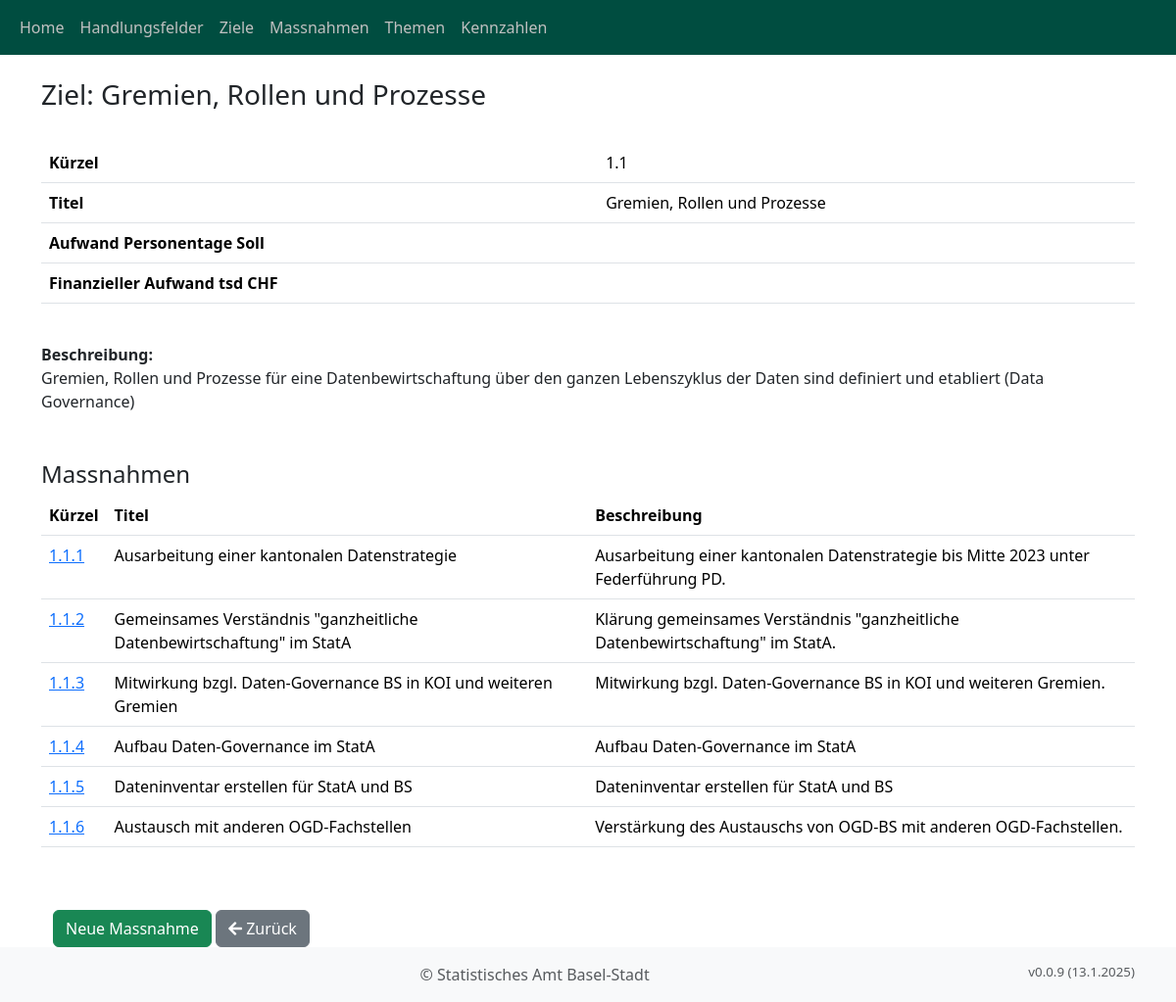
Page /index/ziel/305/ on the committed database.
### objective_manager_app/models.py (models this page shows, shortened)
class BusinessObject(models.Model):
    strategie = models.ForeignKey("Strategie", on_delete=models.CASCADE, related_name="strategie_business_objects")
    typ = models.ForeignKey(
        "BusinessObjectTyp", on_delete=models.CASCADE, related_name="typ"
    )
    vorgaenger = models.ForeignKey(
        "self", on_delete=models.CASCADE, null=True, blank=True
    )
    kuerzel = models.CharField(max_length=10)
    titel = models.CharField(max_length=500, verbose_name="Titel")
    beschreibung = models.TextField(verbose_name="Beschreibung")
    erstellt_am = models.DateTimeField(auto_now_add=True, verbose_name="Erstellt am")
    erstellt_von = models.ForeignKey(
        User, on_delete=models.CASCADE, verbose_name="Erstellt von", blank=True
    )
    aufwand_personen_tage_plan = models.DecimalField(
        max_digits=10, decimal_places=2, verbose_name="Aufwand Personentage", default=0
    )
    aufwand_tsd_chf_plan = models.DecimalField(
        max_digits=10, decimal_places=2, verbose_name="Aufwand tsd CHF", default=0
    )
    jahr_start = models.IntegerField(
        verbose_name="Jahr Start", default=datetime.now().year
    )
    jahr_ende = models.IntegerField(
        verbose_name="Jahr Ende", default=datetime.now().year
    )
    objects = models.Manager()
    handlungsfelder = HandlungsfeldManager()
    ziele = ZielManager()
    massnahmen = MassnahmeManager()

### objective_manager_app/views.py (the view)
# urls.py: path("ziel/<int:pk>/", views.ziel_detail, name="ziel_detail"),
def ziel_detail(request, pk):
    ziel = get_object_or_404(BusinessObject.ziele, pk=pk)
    massnahmen = BusinessObject.objects.filter(
        typ_id=ObjectType.MASSNAHME.value, vorgaenger=ziel
    )
    context = {"ziel": ziel, "massnahmen": massnahmen, "strategie": ziel.strategie}
    return render(request, "objective_manager_app/ziel_detail.html", context)

### objective_manager_app/models.py (called while the page is built)
    def get_queryset(self):
        return super().get_queryset().filter(typ_id=3)

### objective_manager_app/templatetags/custom_filters.py (called while the page is built)
@register.filter(name='is_in_group')
def is_in_group(user, group_name):
    if user.is_authenticated:
        return user.groups.filter(name=group_name).exists()
    return False

### templates/objective_manager_app/ziel_detail.html (shortened to what this page needs)
{% extends "base.html" %}
{% load custom_filters %}
{% block content %}
    <div class="container">
        <h3>Ziel: {{ziel.titel}}</h3>
        <br/>
        <table class="table">
            <tr>
                <th>Kürzel</th><td>{{ziel.kuerzel}}</td>
            </tr>
            <tr>
                <th>Titel</th><td>{{ziel.titel}}</td>
            </tr>
            <tr>
                <th>Aufwand Personentage Soll</th><td>{{ziel.aufwand_personen_tage_soll}}</td>
            </tr>
            <tr>
                <th>Finanzieller Aufwand tsd CHF</th><td>{{ziel.aufwand_tsd_chf_soll}}</td>
            </tr>
        </table>
        <br>
        <b>Beschreibung:</b>
        <br>{{ziel.beschreibung}}
        <br>
        <br><br>
        <h4>Massnahmen</h4>
        <table class="table">
            <thead>
                <tr>
                    <th>Kürzel</th>
                    <th>Titel</th>
                    <th>Beschreibung</th>
                </tr>
            </thead>
            {% for massnahme in massnahmen %}
                <tr>
                    <td><a href="{% url 'massnahme_detail' massnahme.pk %}">{{ massnahme.kuerzel }}</a></td>
                    <td>{{ massnahme.titel }}</td>
                    <td>{{ massnahme.beschreibung }}</td>
                </tr>
            {% endfor %}
        </table>
        <br>
        <div class="container mt-4">
            <div class="d-flex justify-content-start align-items-center">
                <button type="button" class="btn btn-success mr-3" onclick="window.location.href='{% url 'massnahme_create' ziel.pk %}'">
                    Neue Massnahme
                </button>&nbsp;
                <button onclick="goBack()" class="btn btn-secondary">
                    <i class="fas fa-arrow-left"></i> Zurück
                </button>
            </div>
        </div>
    </div>
{% endblock %}

### static/css/styles.css (style rules this page uses)
.d-flex { display: flex; align-items: center; }

### rows in the picture
BusinessObject: titel "Gremien, Rollen und Prozesse", kuerzel "1.1", beschreibung "Gremien, Rollen und Prozesse für eine Datenbewirtschaftung über den ganzen Lebenszyklus der Daten sind definiert und etabliert (Data Go\u0002vernance)"
BusinessObject: kuerzel "1.1.1", titel "Ausarbeitung einer kantonalen Datenstrategie", beschreibung "Ausarbeitung einer kantonalen Datenstrategie bis Mitte 2023 unter Federführung PD."
BusinessObject: kuerzel "1.1.2", titel "Gemeinsames Verständnis \"ganzheitliche Datenbewirtschaftung\" im StatA", beschreibung "Klärung gemeinsames Verständnis \"ganzheitliche Datenbewirtschaftung\" im StatA."
BusinessObject: kuerzel "1.1.3", titel "Mitwirkung bzgl. Daten-Governance BS in KOI und weiteren Gremien", beschreibung "Mitwirkung bzgl. Daten-Governance BS in KOI und weiteren Gremien."
BusinessObject: kuerzel "1.1.4", titel "Aufbau Daten-Governance im StatA", beschreibung "Aufbau Daten-Governance im StatA"
BusinessObject: kuerzel "1.1.5", titel "Dateninventar erstellen für StatA und BS", beschreibung "Dateninventar erstellen für StatA und BS"
BusinessObject: kuerzel "1.1.6", titel "Austausch mit anderen OGD-Fachstellen", beschreibung "Verstärkung des Austauschs von OGD-BS mit anderen OGD-Fachstellen."
